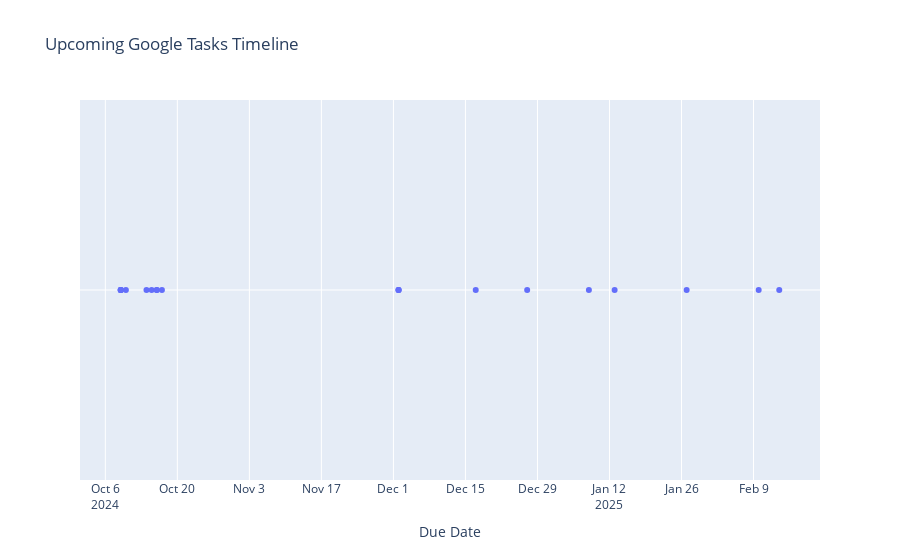

Notebook cell for this chart:
### Code cell
from __future__ import print_function
from datetime import datetime, timezone
import os.path
import pickle
from dateutil.parser import parse
import pandas as pd
import plotly.express as px

from google.auth.transport.requests import Request
from google_auth_oauthlib.flow import InstalledAppFlow
from googleapiclient.discovery import build

# If modifying these scopes, delete the file token.pickle.
SCOPES = ['https://www.googleapis.com/auth/tasks.readonly']

def main():
    """Retrieves tasks from now onwards from Google Tasks and visualizes them interactively."""
    creds = None
    # The file token.pickle stores the user's access and refresh tokens.
    if os.path.exists('token.pickle'):
        with open('token.pickle', 'rb') as token:
            creds = pickle.load(token)
    # If no valid credentials are available, prompt the user to log in.
    if not creds or not creds.valid:
        if creds and creds.expired and creds.refresh_token:
            creds.refresh(Request())
        else:
            # Ensure you have the 'credentials.json' file in your directory.
            flow = InstalledAppFlow.from_client_secrets_file(
                'credentials.json', SCOPES)
            creds = flow.run_local_server(port=0)
        # Save the credentials for future runs.
        with open('token.pickle', 'wb') as token:
            pickle.dump(creds, token)

    service = build('tasks', 'v1', credentials=creds)

    # Retrieve all task lists.
    results = service.tasklists().list(maxResults=100).execute()
    tasklists = results.get('items', [])

    if not tasklists:
        print('No task lists found.')
        return

    all_tasks = []

    now = datetime.utcnow().replace(tzinfo=timezone.utc)

    # Iterate over each task list and retrieve tasks.
    for tasklist in tasklists:
        tasks = []
        page_token = None

        # Retrieve tasks in pages until all tasks are fetched.
        while True:
            tasks_result = service.tasks().list(
                tasklist=tasklist['id'],
                maxResults=100,
                pageToken=page_token,
                showCompleted=True,
                showDeleted=False,
                showHidden=True
            ).execute()

            tasks.extend(tasks_result.get('items', []))
            page_token = tasks_result.get('nextPageToken')

            if not page_token:
                break

        for task in tasks:
            title = task.get('title', 'No Title')
            due = task.get('due', None)
            status = task.get('status', 'needsAction')
            notes = task.get('notes', '')
            updated = task.get('updated', '')
            parent = task.get('parent', '')
            position = task.get('position', '')
            if due:
                due_datetime = parse(due)
            else:
                due_datetime = None

            # Only include tasks with due dates from now onwards
            if due_datetime and due_datetime >= now:
                all_tasks.append({
                    'title': title,
                    'due': due_datetime,
                    'status': status,
                    'notes': notes,
                    'updated': updated,
                    'parent': parent,
                    'position': position
                })

    # Visualize the tasks interactively.
    visualize_tasks(all_tasks)

def visualize_tasks(tasks):
    """Visualizes tasks with due dates using Plotly for interactivity."""
    # Convert tasks to a DataFrame
    df = pd.DataFrame(tasks)

    if df.empty:
        print('No tasks with due dates to visualize.')
        return

    # Convert due dates to datetime if not already
    if not pd.api.types.is_datetime64_any_dtype(df['due']):
        df['due'] = pd.to_datetime(df['due'])

    # Sort tasks by due date
    df.sort_values('due', inplace=True)

    # Create an interactive scatter plot
    fig = px.scatter(
        df,
        x='due',
        y=['Task'] * len(df),  # Dummy y-axis to align all points horizontally
        hover_name='title',
        hover_data={
            'due': True,
            'status': True,
            'notes': True,
            'updated': True,
            'parent': True,
            'position': True,
            'title': False  # Already used in hover_name
        },
        labels={'due': 'Due Date', 'y': ''},
        title='Upcoming Google Tasks Timeline'
    )

    # Update layout for better visualization
    fig.update_layout(
        yaxis=dict(showticklabels=False),
        xaxis_title='Due Date',
        showlegend=False,
        hovermode='closest'
    )

    # Show the figure
    fig.show()

if __name__ == '__main__':
    main()

### Figure 1 — Plotly figure (JSON) as saved in the notebook; plotly's stock layout.template omitted (floating-point values rounded to 4 significant figures)
{"data": [{"customdata": [["needsAction", "", "2024-10-08T19:52:59.000Z", "", "00000000000000000000", "electric fields test - patterson"], ["needsAction", "", "2024-10-08T19:50:29.000Z", "", "00000000000000000001", "do davies hw"], ["needsAction", "", "2024-10-08T19:49:58.000Z", "", "00000000000000000002", "do attenborough hw"], ["needsAction", "", "2024-10-08T19:49:38.000Z", "", "00000000000000000004", "do ocado order"], ["needsAction", "", "2024-10-08T19:32:57.000Z", "", "00000000000000000007", "Make returns"], ["needsAction", "", "2024-10-07T15:14:53.000Z", "", "00000000000000000006", "maths: davies hw"], ["needsAction", "", "2024-10-08T19:49:30.000Z", "", "00000000000000000003", "Ocado order"], ["needsAction", "", "2024-10-07T15:15:21.000Z", "", "00000000000000000005", "cs: attenborough hw"], ["completed", "", "2024-10-07T15:14:59.000Z", "", "09999998271685900966", "maths: henfrey hw"], ["needsAction", "", "2024-08-01T06:00:32.000Z", "", "00000000000000000022", "TMUA"], ["needsAction", "hargreaves and lansdown\nfreetrade\nig\ngo long on gold", "2024-08-18T16:13:23.000Z", "", "00000000000000000020", "financial stuff"], ["needsAction", "https://www.forhims.co.uk/c/hl/assessment-intent-317108\nminoxidil + fernasteride", "2024-08-22T11:30:13.000Z", "", "00000000000000000019", "hair stuff"], ["needsAction", "", "2024-05-14T17:01:05.000Z", "", "00000000000000000030", "CSC: Analysis + Design Complete"], ["needsAction", "", "2024-09-17T08:55:20.000Z", "", "00000000000000000009", "3 month acne prescription review (book gp appointment)"], ["needsAction", "", "2024-09-24T18:04:19.000Z", "", "00000000000000000008", "mall of new hampshire: macbook, (maybe airpods), aer day/tech pack 3"], ["needsAction", "", "2024-06-24T16:45:49.000Z", "", "00000000000000000023", "Cambridge decision"], ["needsAction", "", "2024-05-14T17:01:29.000Z", "", "00000000000000000029", "CSC: Technical Solution"], ["needsAction", "", "2024-05-14T17:01:49.000Z", "", "00000000000000000028", "CSC: Draft submission"], ["needsAction", "", "2024-05-14T17:02:17.000Z", "", "00000000000000000027", "CSC: Final Submission"], ["needsAction", "", "2024-09-02T14:01:39.000Z", "", "00000000000000000017", "Driving Test"]], "hovertemplate": "<b>%{hovertext}</b><br><br>Due Date=%{x}<br>=%{y}<br>status=%{customdata[0]}<br>notes=%{customdata[1]}<br>updated=%{customdata[2]}<br>parent=%{customdata[3]}<br>position=%{customdata[4]}<extra></extra>", "hovertext": ["electric fields test - patterson", "do davies hw", "do attenborough hw", "do ocado order", "Make returns", "maths: davies hw", "Ocado order", "cs: attenborough hw", "maths: henfrey hw", "TMUA", "financial stuff", "hair stuff", "CSC: Analysis + Design Complete", "3 month acne prescription review (book gp appointment)", "mall of new hampshire: macbook, (maybe airpods), aer day/tech pack 3", "Cambridge decision", "CSC: Technical Solution", "CSC: Draft submission", "CSC: Final Submission", "Driving Test"], "legendgroup": "", "marker": {"color": "#636efa", "symbol": "circle"}, "mode": "markers", "name": "", "orientation": "v", "showlegend": false, "type": "scatter", "x": ["2024-10-09T00:00:00+00:00", "2024-10-09T00:00:00+00:00", "2024-10-09T00:00:00+00:00", "2024-10-09T00:00:00+00:00", "2024-10-10T00:00:00+00:00", "2024-10-14T00:00:00+00:00", "2024-10-15T00:00:00+00:00", "2024-10-16T00:00:00+00:00", "2024-10-16T00:00:00+00:00", "2024-10-17T00:00:00+00:00", "2024-12-02T00:00:00+00:00", "2024-12-02T00:00:00+00:00", "2024-12-02T00:00:00+00:00", "2024-12-17T00:00:00+00:00", "2024-12-27T00:00:00+00:00", "2025-01-08T00:00:00+00:00", "2025-01-13T00:00:00+00:00", "2025-01-27T00:00:00+00:00", "2025-02-10T00:00:00+00:00", "2025-02-14T00:00:00+00:00"], "xaxis": "x", "y": ["Task", "Task", "Task", "Task", "Task", "Task", "Task", "Task", "Task", "Task", "Task", "Task", "Task", "Task", "Task", "Task", "Task", "Task", "Task", "Task"], "yaxis": "y"}], "layout": {"hovermode": "closest", "legend": {"tracegroupgap": 0}, "showlegend": false, "title": {"text": "Upcoming Google Tasks Timeline"}, "xaxis": {"anchor": "y", "domain": [0, 1], "title": {"text": "Due Date"}}, "yaxis": {"anchor": "x", "domain": [0, 1], "showticklabels": false, "title": {"text": ""}}}}
